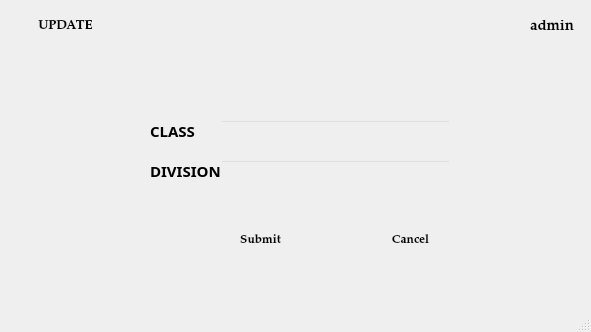
<?xml version="1.0" encoding="UTF-8"?>
<ui version="4.0">
 <class>mod001</class>
 <widget class="QMainWindow" name="mod001">
  <property name="geometry">
   <rect>
    <x>0</x>
    <y>0</y>
    <width>591</width>
    <height>332</height>
   </rect>
  </property>
  <property name="windowTitle">
   <string>MainWindow</string>
  </property>
  <widget class="QWidget" name="centralwidget">
   <widget class="QLabel" name="invalid">
    <property name="geometry">
     <rect>
      <x>150</x>
      <y>350</y>
      <width>251</width>
      <height>31</height>
     </rect>
    </property>
    <property name="font">
     <font>
      <family>MS Sans Serif</family>
     </font>
    </property>
    <property name="styleSheet">
     <string notr="true">color: rgb(255, 3, 3);</string>
    </property>
    <property name="text">
     <string/>
    </property>
   </widget>
   <widget class="QLabel" name="label">
    <property name="enabled">
     <bool>true</bool>
    </property>
    <property name="geometry">
     <rect>
      <x>0</x>
      <y>-20</y>
      <width>751</width>
      <height>541</height>
     </rect>
    </property>
    <property name="frameShadow">
     <enum>QFrame::Plain</enum>
    </property>
    <property name="text">
     <string/>
    </property>
    <property name="pixmap">
     <pixmap resource="pic.qrc">:/newPrefix/ttt.jpg</pixmap>
    </property>
   </widget>
   <widget class="QPushButton" name="add">
    <property name="geometry">
     <rect>
      <x>10</x>
      <y>10</y>
      <width>111</width>
      <height>31</height>
     </rect>
    </property>
    <property name="font">
     <font>
      <family>Palatino Linotype</family>
      <pointsize>10</pointsize>
      <weight>75</weight>
      <bold>true</bold>
     </font>
    </property>
    <property name="acceptDrops">
     <bool>false</bool>
    </property>
    <property name="styleSheet">
     <string notr="true">background-color: rgb(255, 255, 255);</string>
    </property>
    <property name="text">
     <string>UPDATE</string>
    </property>
    <property name="checkable">
     <bool>false</bool>
    </property>
    <property name="default">
     <bool>true</bool>
    </property>
    <property name="flat">
     <bool>true</bool>
    </property>
   </widget>
   <widget class="QLabel" name="label_2">
    <property name="geometry">
     <rect>
      <x>500</x>
      <y>10</y>
      <width>31</width>
      <height>31</height>
     </rect>
    </property>
    <property name="text">
     <string/>
    </property>
    <property name="pixmap">
     <pixmap resource="pic.qrc">:/newPrefix/icon.png</pixmap>
    </property>
   </widget>
   <widget class="QLabel" name="label_3">
    <property name="geometry">
     <rect>
      <x>530</x>
      <y>20</y>
      <width>47</width>
      <height>13</height>
     </rect>
    </property>
    <property name="font">
     <font>
      <family>Palatino Linotype</family>
      <pointsize>11</pointsize>
      <weight>75</weight>
      <bold>true</bold>
     </font>
    </property>
    <property name="text">
     <string>admin</string>
    </property>
   </widget>
   <widget class="QLabel" name="label_12">
    <property name="geometry">
     <rect>
      <x>150</x>
      <y>160</y>
      <width>81</width>
      <height>21</height>
     </rect>
    </property>
    <property name="font">
     <font>
      <family>Myriad Pro Light</family>
      <pointsize>11</pointsize>
      <weight>75</weight>
      <bold>true</bold>
     </font>
    </property>
    <property name="text">
     <string>DIVISION </string>
    </property>
   </widget>
   <widget class="QLabel" name="label_13">
    <property name="geometry">
     <rect>
      <x>150</x>
      <y>120</y>
      <width>81</width>
      <height>21</height>
     </rect>
    </property>
    <property name="font">
     <font>
      <family>Myriad Pro Light</family>
      <pointsize>11</pointsize>
      <weight>75</weight>
      <bold>true</bold>
     </font>
    </property>
    <property name="text">
     <string>CLASS       </string>
    </property>
   </widget>
   <widget class="QLineEdit" name="division">
    <property name="geometry">
     <rect>
      <x>220</x>
      <y>160</y>
      <width>231</width>
      <height>21</height>
     </rect>
    </property>
    <property name="styleSheet">
     <string notr="true">background:transparent</string>
    </property>
   </widget>
   <widget class="QLineEdit" name="class_2">
    <property name="geometry">
     <rect>
      <x>220</x>
      <y>120</y>
      <width>231</width>
      <height>21</height>
     </rect>
    </property>
    <property name="styleSheet">
     <string notr="true">background:transparent</string>
    </property>
   </widget>
   <widget class="QLabel" name="invalid_2">
    <property name="geometry">
     <rect>
      <x>240</x>
      <y>280</y>
      <width>151</width>
      <height>16</height>
     </rect>
    </property>
    <property name="font">
     <font>
      <family>MS Sans Serif</family>
      <pointsize>10</pointsize>
      <weight>75</weight>
      <bold>true</bold>
     </font>
    </property>
    <property name="styleSheet">
     <string notr="true">color:rgb(238, 0, 0)</string>
    </property>
    <property name="text">
     <string/>
    </property>
   </widget>
   <widget class="QPushButton" name="cancel">
    <property name="geometry">
     <rect>
      <x>370</x>
      <y>230</y>
      <width>81</width>
      <height>21</height>
     </rect>
    </property>
    <property name="font">
     <font>
      <family>Palatino Linotype</family>
      <pointsize>9</pointsize>
      <weight>75</weight>
      <bold>true</bold>
     </font>
    </property>
    <property name="acceptDrops">
     <bool>false</bool>
    </property>
    <property name="styleSheet">
     <string notr="true">background-color: rgb(255, 255, 255);</string>
    </property>
    <property name="text">
     <string>Cancel</string>
    </property>
    <property name="checkable">
     <bool>false</bool>
    </property>
    <property name="default">
     <bool>true</bool>
    </property>
    <property name="flat">
     <bool>true</bool>
    </property>
   </widget>
   <widget class="QPushButton" name="submit">
    <property name="geometry">
     <rect>
      <x>220</x>
      <y>230</y>
      <width>81</width>
      <height>21</height>
     </rect>
    </property>
    <property name="font">
     <font>
      <family>Palatino Linotype</family>
      <pointsize>9</pointsize>
      <weight>75</weight>
      <bold>true</bold>
     </font>
    </property>
    <property name="acceptDrops">
     <bool>false</bool>
    </property>
    <property name="styleSheet">
     <string notr="true">background-color: rgb(255, 255, 255);</string>
    </property>
    <property name="text">
     <string>Submit</string>
    </property>
    <property name="checkable">
     <bool>false</bool>
    </property>
    <property name="default">
     <bool>true</bool>
    </property>
    <property name="flat">
     <bool>true</bool>
    </property>
   </widget>
   <widget class="QLabel" name="invalid_3">
    <property name="geometry">
     <rect>
      <x>220</x>
      <y>180</y>
      <width>231</width>
      <height>31</height>
     </rect>
    </property>
    <property name="font">
     <font>
      <family>MS Shell Dlg 2</family>
      <pointsize>10</pointsize>
      <weight>50</weight>
      <bold>false</bold>
     </font>
    </property>
    <property name="styleSheet">
     <string notr="true">color:rgb(238, 0, 0)
</string>
    </property>
    <property name="text">
     <string/>
    </property>
    <property name="alignment">
     <set>Qt::AlignLeading|Qt::AlignLeft|Qt::AlignTop</set>
    </property>
   </widget>
  </widget>
  <widget class="QMenuBar" name="menubar">
   <property name="geometry">
    <rect>
     <x>0</x>
     <y>0</y>
     <width>591</width>
     <height>21</height>
    </rect>
   </property>
  </widget>
  <widget class="QStatusBar" name="statusbar"/>
 </widget>
 <tabstops>
  <tabstop>class_2</tabstop>
  <tabstop>division</tabstop>
  <tabstop>submit</tabstop>
  <tabstop>cancel</tabstop>
  <tabstop>add</tabstop>
 </tabstops>
 <resources>
  <include location="pic.qrc"/>
 </resources>
 <connections/>
</ui>
